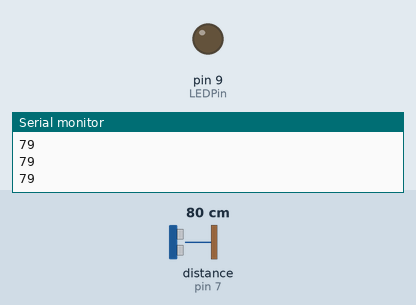
A sketch run on a simulated Arduino Uno, built with avr-gcc and run on an emulated ATmega328P. Shown: output pins drawn as LEDs (lit = HIGH), the last lines printed to the serial monitor. Wiring (inferred from the names in the program): ultrasonic range finder: trigger pin 8; echo pin 7. Inputs (shaded band) come from the test bench; at power-on: distance to the obstacle (sensor on pin 7) 80 cm. The echo pulse lasts 58.3 µs per cm; pins used as bus, display or sensor lines are not drawn.

Above: at 1.2 s.
1.3 s: distance to the obstacle (sensor on pin 7) set to 13 cm
2.8 s: distance to the obstacle (sensor on pin 7) set to 10 cm
At 3.3 s:
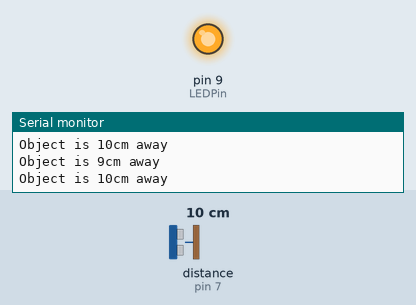
4.3 s: distance to the obstacle (sensor on pin 7) set to 18 cm
At 5.3 s:
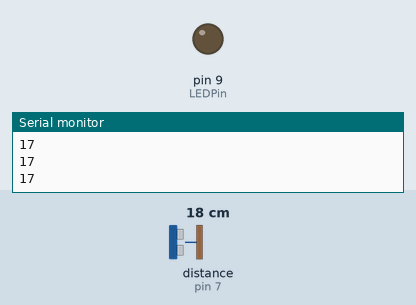
5.8 s: distance to the obstacle (sensor on pin 7) set to 2 cm
At 6.4 s:
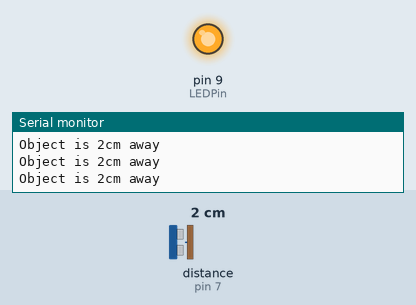
Timing chart, 0 to 8.3 s (numbered marks = the images above; inputs shaded):
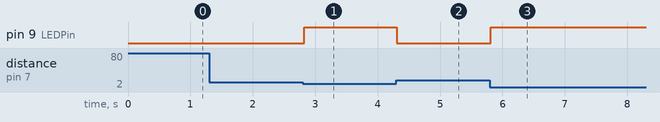

Measured:
- the behaviour switches between 12 and 11 cm on distance to the obstacle (sensor on pin 7) (found by bisection; images 0 and 1)
- after the input at 2.8 s, pin 9 (LEDPin): LOW → HIGH at once
- after the input at 4.3 s, pin 9 (LEDPin): HIGH → LOW at once
- after the input at 5.8 s, pin 9 (LEDPin): LOW → HIGH at once

The sketch:

HC-SR04.ino
```cpp
/*
 HC-SR04 Ping distance sensor:
 VCC to arduino 5v
 GND to arduino GND
 Echo to Arduino pin 7
 Trig to Arduino pin 8

 Author - Krishan Liyanaarachchi

 */


#define echoPin 7 // Echo Pin
#define trigPin 8 // Trigger Pin
#define LEDPin 9 // connect D9 an LED

int maximumRange = 200; // Maximum range needed
int minimumRange = 0; // Minimum range needed
long duration, distance; // Duration used to calculate distance

void setup() {
 Serial.begin (9600);
 pinMode(trigPin, OUTPUT);
 pinMode(echoPin, INPUT);
 pinMode(LEDPin, OUTPUT); // Use LED indicator (if required)
}

void loop() {
/* The following trigPin/echoPin cycle is used to determine the
 distance of the nearest object by bouncing soundwaves off of it. */
 digitalWrite(trigPin, LOW);
 delayMicroseconds(2);

 digitalWrite(trigPin, HIGH);
 delayMicroseconds(10);

 digitalWrite(trigPin, LOW);
 duration = pulseIn(echoPin, HIGH);

 //Calculate the distance (in cm) based on the speed of sound.
 distance = duration/58.2;

 //if (distance >= maximumRange || distance <= minimumRange){
 if (distance <= 10){

 /* Turn D9 LED On if an object closer than 10cm */
 Serial.print("Object is ");
 Serial.print(distance);
 Serial.print("cm away ");
 Serial.println("");
 digitalWrite(LEDPin, HIGH);
 }
 else {
 /* Send the distance to the computer using Serial protocol, and
 turn LED OFF to indicate successful reading. */
 Serial.println(distance);
 digitalWrite(LEDPin, LOW);
 }

 //Delay 50ms before next reading.
 delay(50);
}
```
